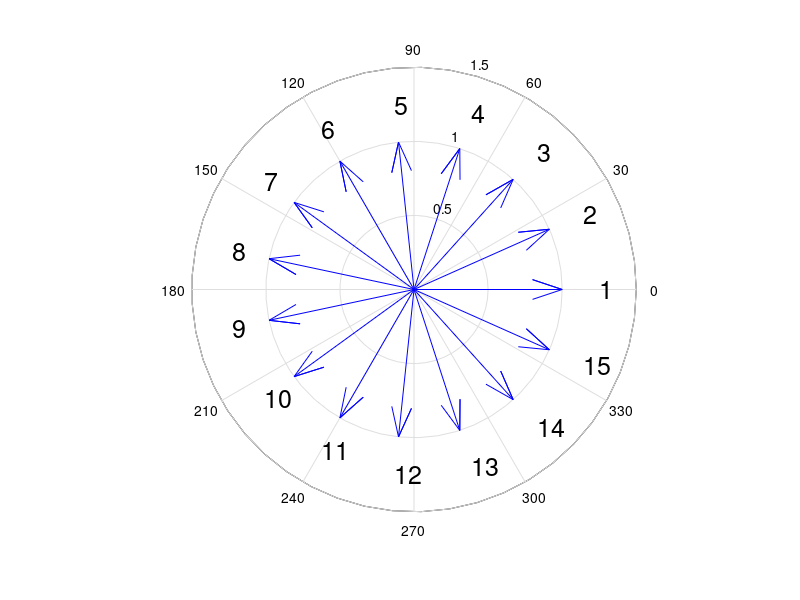

Here is the MATLAB script that generated this plot:
% AutoWindingDC.m
% For arranging DC machine's windings and auto excitation arrangement in Ansys Maxwell.
% By JIANG M. Y. on 2021-08-05.

% ===Instruction===
% 1. Fill the "input" according to your model.
% 2. Run the script in "Tools > Run script"
% 3. The name of winding terminal should be in the form of "TerminalName_TerminalNumber", (e.g. Terminal_3). 

clear all
clc

% Input 
mode=2;         
% mode=1 for single layer auto winding excitation arrangement in Maxwell 2D 
% mode=2 for double layer auto winding excitation arrangement in Maxwell 2D
% mode=3 for single layer auto winding excitation arrangement in Maxwell 3D
% mode=4 for double layer auto winding excitation arrangement in Maxwell 3D
% mode=5 for winding arrangement display only
OutputFilename='testDC.vbs';        % Filename of .vbs
ProjectName='DCPM-1';         % Filename of .aedt
DesignName='noload';        % Name of the design
TerminalName1='Coil';     % Name of the winding terminal
TerminalName2='Coilu';     % Name of the winding terminal (For mode 2 and mode 4)

p=1;       % Pole pairs
z=15;       % Slots

Nc=0;        % Number of one layer conductors, Nc=0 for already set
FlagCreateWinding=1;    % Switch of create winding, 1 for need to create, 0 for no need
%=========================================================
alf=p*360/z;        % Electric angle between two slots in deg
y1=floor(z/(2*p)); % Length of the winding in slots

fprintf('Pole-pair number= %d\n',p)
fprintf('Slots= %d\n',z)
% Calculate the electric angle of every slot (0 deg - 359 deg)
for i=1:z
    slot_deg(i)=(i-1)*alf+0.0001;
    while(1)
        if slot_deg(i)>=360
            slot_deg(i)=slot_deg(i)-360;
        else
            break
        end
    end
end

% Plot slot-star vectogram
n = z / gcd(z,p);
if n == p
    n = 2*n;
end
for i=1:n
    c(i)=complex(cosd(slot_deg(i)),sind(slot_deg(i)));
end
compass(c)
for i=1:n
    text(1.25*cosd(slot_deg(i)),1.25*sind(slot_deg(i)),num2str(i),'FontSize',18);
end

% Judge winding type
z1=z/gcd(p,z);
p1=p/gcd(p,z);
if mod(z1,2)==0
    FlagWindingType=1; 
    fprintf('Winding type: Lap coil\n')
else
    FlagWindingType=2; 
    fprintf('Winding type: Wave coil\n')
end



% Arrange slots to windings
    for i=1:z1
        for j=1:gcd(p,z)
            WindingSlot(i,1+(j-1)*2)=i+(j-1)*z1;
            WindingSlot(i,2+(j-1)*2)=-(i+(j-1)*z1+y1);
        end
    end
[row,col]=size(WindingSlot);
for i=1:row
    for j=1:col
        if WindingSlot(i,j)>z
            WindingSlot(i,j)=WindingSlot(i,j)-z;
        elseif WindingSlot(i,j)<-z
            WindingSlot(i,j)=WindingSlot(i,j)+z;
        end
    end
end
% Arrange windings to slots
WindingSlot=ceil(WindingSlot);
[row, col]=size(WindingSlot);
for i=1:row
    for j=1:col
        if WindingSlot(i,j)<0
            SLOT(1,-WindingSlot(i,j))=-i;
        else
            SLOT(2,WindingSlot(i,j))=i;
        end
    end
end

for i=1:z
    SLOT(3,i)=i-1;
end

% Winding connection
if FlagWindingType==1
    for i=1:z1
        CONNECT(i)=i;
    end
elseif FlagWindingType==2
    y2=(z1-1)/p1;
    for i=1:z1
        CONNECT(i)=1+(i-1)*y2;
        while CONNECT(i)>z1
            CONNECT(i)=CONNECT(i)-z1;
        end
    end
end
fprintf('Winding connection:\n')
for i=1:length(CONNECT)
    fprintf('%d-',CONNECT(i))
end
fprintf('1 (loop)\n')
fprintf('* For winding-slot arrangement, please check "WindingSlot".\n')

% .vbs output
if mode~=5
    % Configure output file
    Dat=fopen(OutputFilename,'w');
    fprintf(Dat,'''------------------------------------------\n');
    fprintf(Dat,'''AutoWinding by JIANG M. Y.\n');
    fprintf(Dat,'''Last Modified: %s\n',datestr(now,31));
    fprintf(Dat,'''------------------------------------------\n');
    fclose(Dat);
    fid=fopen(OutputFilename,'a');
    % ---Prefix---
    fprintf(fid,'Dim oAnsoftApp\n');
    fprintf(fid,'Dim oDesktop \n');
    fprintf(fid,'Dim oProject \n');
    fprintf(fid,'Dim oDesign \n');
    fprintf(fid,'Dim oEditor\n');
    fprintf(fid,'Dim oModule\n');
    fprintf(fid,'Set oAnsoftApp = CreateObject("Ansoft.ElectronicsDesktop")\n');
    fprintf(fid,'Set oDesktop = oAnsoftApp.GetAppDesktop()\n');
    fprintf(fid,'oDesktop.RestoreWindow\n');
    % ---Set---
    fprintf(fid,'Set oProject = oDesktop.SetActiveProject("%s")\n',ProjectName);
    fprintf(fid,'Set oDesign = oProject.SetActiveDesign("%s")\n',DesignName);
    fprintf(fid,'Set oModule = oDesign.GetModule("BoundarySetup")\n');
    % ---Add the number of conducters per layer
    if Nc~=0
        fprintf(fid,'oDesign.ChangeProperty Array("NAME:AllTabs", Array("NAME:LocalVariableTab", Array("NAME:PropServers",  _\n');
        fprintf(fid,'  "LocalVariables"), Array("NAME:NewProps", Array("NAME:N", "PropType:=", "VariableProp", "UserDef:=",  _\n');
        fprintf(fid,'  true, "Value:=", "%d"))))\n',Nc);
    end
    % ---Add winding---
    if FlagCreateWinding==1
        for i=1:z/p
            fprintf(fid,'oModule.AssignWindingGroup Array("NAME:Winding%d", "Type:=", "External", "IsSolid:=",  _\n',i);
            fprintf(fid,'  false, "Current:=", "0mA", "Resistance:=", "0ohm", "Inductance:=", "0nH", "Voltage:=",  _\n');
            fprintf(fid,'  "0mV", "ParallelBranchesNum:=", "1")\n');
        end
    end
    % ---Arrange winding---
    
    for i=1:length(SLOT)
        if mode==1 || mode==2
            fprintf(fid,'oModule.AssignCoil Array("NAME:%s_%d", "Objects:=", Array( _\n',TerminalName1,SLOT(3,i));
        else
            fprintf(fid,'oModule.AssignCoilTerminal Array("NAME:%s_%d", "Objects:=", Array( _\n',TerminalName1,SLOT(3,i));
        end
        
        if i==1
            fprintf(fid,'  "%s"), "Conductor number:=", "N", ',TerminalName1);
        else
            fprintf(fid,'  "%s_%d"), "Conductor number:=", "N", ',TerminalName1,SLOT(3,i));
        end
        if SLOT(2,i)>0
            if mode==1 || mode==2
                fprintf(fid,'"PolarityType:=", "Positive")\n');
            else
                fprintf(fid,'"Point out of terminal:=", false)\n');
            end
        else
            if mode==1 || mode==2
                fprintf(fid,'"PolarityType:=", "Negative")\n');
            else
                fprintf(fid,'"Point out of terminal:=", true)\n');
            end
        end
        if mode==1 || mode==2
            fprintf(fid,'oModule.AddWindingCoils ');
        else
            fprintf(fid,'oModule.AddWindingTerminals ');
        end
            fprintf(fid,'"Winding%d", Array("%s_%d")\n',abs(SLOT(2,i)),TerminalName1,SLOT(3,i));
    end
    
    
    if mode==2 || mode==4
        for i=1:length(SLOT)
            if mode==1 || mode==2
                fprintf(fid,'oModule.AssignCoil Array("NAME:%s_%d", "Objects:=", Array( _\n',TerminalName2,SLOT(3,i));
            else
                fprintf(fid,'oModule.AssignCoilTerminal Array("NAME:%s_%d", "Objects:=", Array( _\n',TerminalName2,SLOT(3,i));
            end
            
            if i==1
                fprintf(fid,'  "%s"), "Conductor number:=", "N", ',TerminalName2);
            else
                fprintf(fid,'  "%s_%d"), "Conductor number:=", "N", ',TerminalName2,SLOT(3,i));
            end
            if SLOT(1,i)>0
                if mode==2
                    fprintf(fid,'"PolarityType:=", "Positive")\n');
                else
                    fprintf(fid,'"Point out of terminal:=", false)\n');
                end
            else
                if mode==2
                    fprintf(fid,'"PolarityType:=", "Negative")\n');
                else
                    fprintf(fid,'"Point out of terminal:=", true)\n');
                end
            end
            if mode==1 || mode==2
                fprintf(fid,'oModule.AddWindingCoils ');
            else
                fprintf(fid,'oModule.AddWindingTerminals ');
            end
            fprintf(fid,'"Winding%d", Array("%s_%d")\n',abs(SLOT(1,i)),TerminalName2,SLOT(3,i));
        end
    end
    fclose('all');
end
